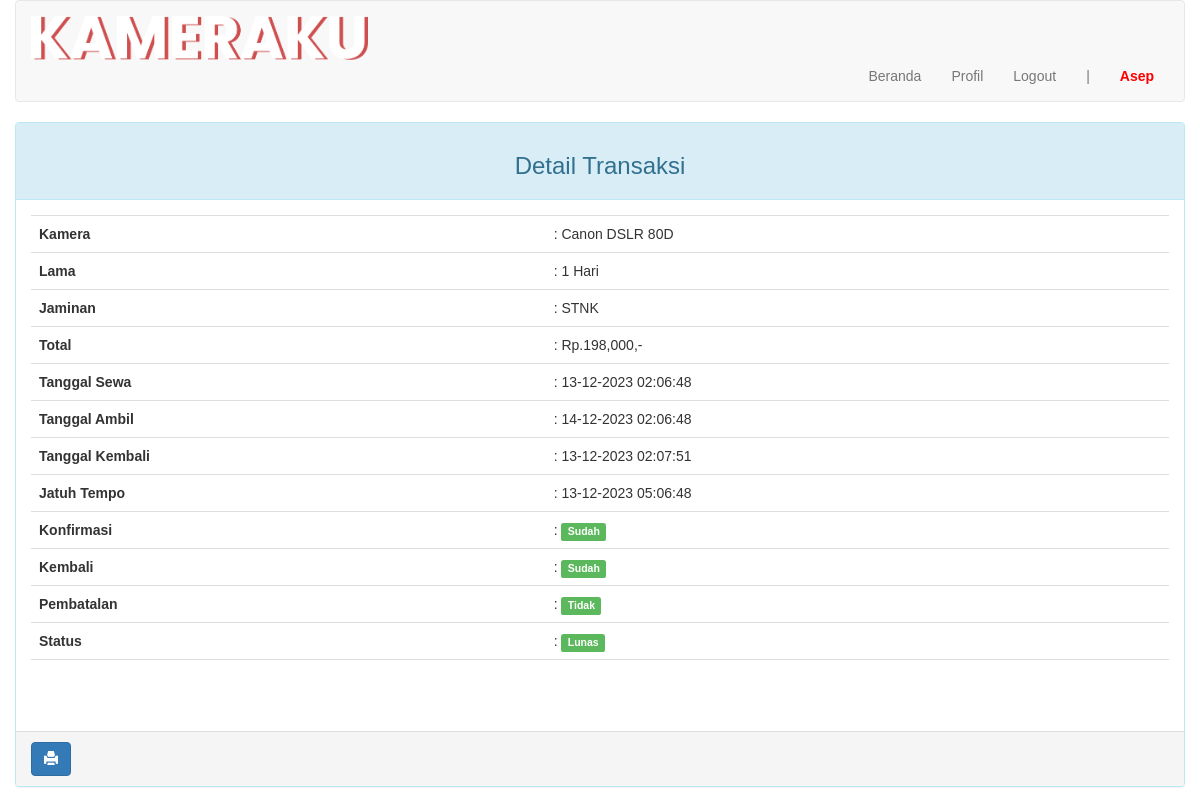
The app's page /index.php?page=detail&id=51 (signed in) with its own data.
### tables this page shows
CREATE TABLE `transaksi` (
  `id_transaksi` int(11) NOT NULL,
  `id_pelanggan` int(11) NOT NULL,
  `id_kameraku` int(11) NOT NULL,
  `tgl_sewa` datetime NOT NULL,
  `tgl_ambil` datetime DEFAULT NULL,
  `tgl_kembali` datetime DEFAULT NULL,
  `lama` tinyint(1) NOT NULL,
  `total_harga` int(7) NOT NULL,
  `status` enum('0','1') NOT NULL,
  `jaminan` varchar(30) NOT NULL,
  `denda` int(7) DEFAULT 0,
  `jatuh_tempo` datetime NOT NULL,
  `konfirmasi` enum('0','1') DEFAULT NULL,
  `pembatalan` enum('0','1') DEFAULT NULL,
  `statuspembayaran` varchar(25) NOT NULL,
  `kode` int(255) NOT NULL
);

CREATE TABLE `kameraku` (
  `id_kameraku` int(11) NOT NULL,
  `id_jenis` int(4) NOT NULL,
  `no_kamera` varchar(10) NOT NULL,
  `merk` varchar(20) NOT NULL,
  `nama_kamera` varchar(30) NOT NULL,
  `gambar` varchar(100) NOT NULL,
  `harga` int(7) NOT NULL,
  `status` enum('0','1') NOT NULL
);

### pelanggan/detail.php (the view, shortened to what this page needs)
  <div class="panel panel-info">
    <div class="panel-heading"><h3 class="text-center">Detail Transaksi</h3></div>
    <div class="panel-body">
      <table class="table table-hover">
          <tbody>
									<?php
							$query = $connection->query("SELECT t.id_transaksi, m.nama_kamera, t.lama, t.jaminan, t.total_harga, t.tgl_sewa, t.tgl_ambil, t.tgl_kembali, t.jatuh_tempo, t.status, t.konfirmasi, t.pembatalan, t.statuspembayaran FROM transaksi t JOIN pelanggan p USING(id_pelanggan) JOIN kameraku m ON t.id_kameraku=m.id_kameraku WHERE id_transaksi=$_GET[id]");
							?>
							<?php while ($r = $query->fetch_assoc()): ?>
								<tr>
									<th>Kamera</th>
									<td>: <?=$r['nama_kamera']?></td>
								</tr>
								<tr>
									<th>Lama</th>
									<td>: <?=$r['lama']?> Hari</td>
								</tr>
								<tr>
									<th>Jaminan</th>
									<td>: <?=$r['jaminan']?></td>
								</tr>
								<tr>
									<th>Total</th>
									<td>: Rp.<?=number_format($r['total_harga'])?>,-</td>
								</tr>
								<tr>
									<th>Tanggal Sewa</th>
									<td>: <?=date("d-m-Y H:i:s", strtotime($r['tgl_sewa']))?></td>
								</tr>
								<tr>
									<th>Tanggal Ambil</th>
									<td>: <?=($r['tgl_ambil']) ? date("d-m-Y H:i:s", strtotime($r['tgl_ambil'])) : "<b>Belum</b>"?></td>
								</tr>
								<tr>
									<th>Tanggal Kembali</th>
									<td>: <?=($r['tgl_kembali']) ? date("d-m-Y H:i:s", strtotime($r['tgl_kembali'])) : "<b>Belum</b>"?></td>
								</tr>
								<tr>
									<th>Jatuh Tempo</th>
									<td>: <?=date("d-m-Y H:i:s", strtotime($r['jatuh_tempo']))?></td>
								</tr>
								<tr>
									<th>Konfirmasi</th>
									<td>: <span class="label label-<?=($r['konfirmasi']) ? "success" : "danger"?>"><?=($r['konfirmasi']) ? "Sudah" : "Belum"?></span></td>
								</tr>
								<tr>
									<th>Kembali</th>
									<td>: <span class="label label-<?= ($r['tgl_kembali'] !== null) ? "success" : "danger" ?>">
											<?= ($r['tgl_kembali'] !== null) ? "Sudah" : "Belum" ?>
										</span>
									</td>
								</tr>
								<tr>
									<th>Pembatalan</th>
									<td>: <span class="label label-<?=($r['pembatalan']) ? "danger" : "success"?>"><?=($r['pembatalan']) ? "Ya" : "Tidak"?></span></td>
								</tr>
								<tr>
									<th>Status</th>
									<td>: <span class="label label-<?=($r['statuspembayaran'] == 'Lunas') ? "success" : "danger"?>"><?=($r['statuspembayaran'] == 'Lunas') ? "Lunas" : "Belum Lunas"?></span></td>
								</tr>
								<tr class="hidden-print">
									<th></th>
									<td> &nbsp;
									</td>
								</tr>
							<?php endwhile; ?>
          </tbody>
      </table>
    </div>
    <div class="panel-footer hidden-print ">
        <a onClick="window.print();return false" class="btn btn-primary"><i class="glyphicon glyphicon-print"></i></a>
    </div>
</div>

### index.php (style rules this page uses)
html, body { height: 100%; margin: 0; padding: 0; font-family: 'Poppins', sans-serif; }

### records on screen
transaksi: id_kameraku.nama_kamera "Canon DSLR 80D", lama "1", jaminan "STNK", total_harga "198,000", tgl_sewa "13-12-2023 02:06:48", tgl_ambil "14-12-2023 02:06:48", tgl_kembali "13-12-2023 02:07:51", jatuh_tempo "13-12-2023 05:06:48", konfirmasi "Sudah", pembatalan "Tidak", statuspembayaran "Lunas"

### other values on screen
$_SESSION["pelanggan"]["username"] "Asep"
